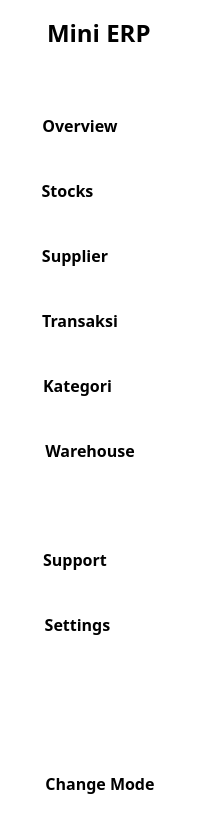
     <widget class="QWidget" name="icon_text_widget" native="true">
      <property name="styleSheet">
       <string notr="true">background-color: rgb(255, 255, 255);</string>
      </property>
      <layout class="QVBoxLayout" name="verticalLayout_5">
       <item>
        <layout class="QHBoxLayout" name="horizontalLayout">
         <property name="topMargin">
          <number>5</number>
         </property>
         <item>
          <widget class="QLabel" name="label">
           <property name="minimumSize">
            <size>
             <width>25</width>
             <height>25</height>
            </size>
           </property>
           <property name="maximumSize">
            <size>
             <width>30</width>
             <height>30</height>
            </size>
           </property>
           <property name="text">
            <string/>
           </property>
           <property name="pixmap">
            <pixmap resource="../assets/icons/resources.qrc">:/icons/stock-blue.svg</pixmap>
           </property>
           <property name="scaledContents">
            <bool>true</bool>
           </property>
          </widget>
         </item>
         <item>
          <widget class="QLabel" name="label_2">
           <property name="font">
            <font>
             <family>Poppins</family>
             <pointsize>18</pointsize>
             <weight>75</weight>
             <bold>true</bold>
            </font>
           </property>
           <property name="text">
            <string>Mini ERP</string>
           </property>
          </widget>
         </item>
         <item>
          <widget class="QPushButton" name="hamburgerBtn2">
           <property name="maximumSize">
            <size>
             <width>45</width>
             <height>45</height>
            </size>
           </property>
           <property name="styleSheet">
            <string notr="true">QPushButton{
	background-color: rgba(255, 255, 255, 0);
	border:none;
	border-radius: 5px;
}

QPushButton:hover{
	background-color: rgba(217, 217, 217, 0.5);
}</string>
           </property>
           <property name="text">
            <string/>
           </property>
           <property name="icon">
            <iconset resource="../assets/icons/resources.qrc">
             <normaloff>:/icons/hamburger.svg</normaloff>:/icons/hamburger.svg</iconset>
           </property>
           <property name="iconSize">
            <size>
             <width>25</width>
             <height>25</height>
            </size>
           </property>
           <property name="checkable">
            <bool>true</bool>
           </property>
           <property name="autoExclusive">
            <bool>false</bool>
           </property>
          </widget>
         </item>
        </layout>
       </item>
       <item>
        <spacer name="verticalSpacer">
         <property name="orientation">
          <enum>Qt::Vertical</enum>
         </property>
         <property name="sizeHint" stdset="0">
          <size>
           <width>20</width>
           <height>47</height>
          </size>
         </property>
        </spacer>
       </item>
       <item>
        <layout class="QVBoxLayout" name="verticalLayout">
         <property name="spacing">
          <number>20</number>
         </property>
         <item>
          <widget class="QPushButton" name="overviewBtn2">
           <property name="minimumSize">
            <size>
             <width>45</width>
             <height>45</height>
            </size>
           </property>
           <property name="font">
            <font>
             <family>poppins</family>
             <pointsize>12</pointsize>
             <weight>75</weight>
             <bold>true</bold>
             <strikeout>false</strikeout>
            </font>
           </property>
           <property name="layoutDirection">
            <enum>Qt::LeftToRight</enum>
           </property>
           <property name="styleSheet">
            <string notr="true">QPushButton {
	background-color: rgba(255, 255, 255, 0);
	font-family: poppins;
	font-weight: bold;
	border:none;
	padding-right: 40px;
}

QPushButton:hover{
	color:'#3D6CEE';
	background-color: rgba(217, 217, 217, 0.5);
}</string>
           </property>
           <property name="text">
            <string>Overview</string>
           </property>
           <property name="icon">
            <iconset resource="../assets/icons/resources.qrc">
             <normaloff>:/icons/dashboard.svg</normaloff>
             <normalon>:/icons/dashboard-blue.svg</normalon>:/icons/dashboard.svg</iconset>
           </property>
           <property name="iconSize">
            <size>
             <width>100</width>
             <height>25</height>
            </size>
           </property>
           <property name="checkable">
            <bool>true</bool>
           </property>
           <property name="autoExclusive">
            <bool>true</bool>
           </property>
          </widget>
         </item>
         <item>
          <widget class="QPushButton" name="stockBtn2">
           <property name="minimumSize">
            <size>
             <width>45</width>
             <height>45</height>
            </size>
           </property>
           <property name="font">
            <font>
             <family>poppins</family>
             <pointsize>12</pointsize>
             <weight>75</weight>
             <bold>true</bold>
             <strikeout>false</strikeout>
            </font>
           </property>
           <property name="styleSheet">
            <string notr="true">QPushButton {
	background-color: rgba(255, 255, 255, 0);
	font-family: poppins;
	font-weight: bold;
	border:none;
	padding-right:65px;
}

QPushButton:hover{
	color:'#3D6CEE';
	background-color: rgba(217, 217, 217, 0.5);
}</string>
           </property>
           <property name="text">
            <string>Stocks</string>
           </property>
           <property name="icon">
            <iconset resource="../assets/icons/resources.qrc">
             <normaloff>:/icons/stock.svg</normaloff>
             <normalon>:/icons/stock-blue.svg</normalon>:/icons/stock.svg</iconset>
           </property>
           <property name="iconSize">
            <size>
             <width>100</width>
             <height>25</height>
            </size>
           </property>
           <property name="checkable">
            <bool>true</bool>
           </property>
           <property name="autoExclusive">
            <bool>true</bool>
           </property>
          </widget>
         </item>
         <item>
          <widget class="QPushButton" name="supplierBtn2">
           <property name="minimumSize">
            <size>
             <width>45</width>
             <height>45</height>
            </size>
           </property>
           <property name="font">
            <font>
             <family>poppins</family>
             <pointsize>12</pointsize>
             <weight>75</weight>
             <bold>true</bold>
             <strikeout>false</strikeout>
            </font>
           </property>
           <property name="styleSheet">
            <string notr="true">QPushButton {
	background-color: rgba(255, 255, 255, 0);
	font-family: poppins;
	font-weight: bold;
	border:none;
	padding-right:50px;
}

QPushButton:hover{
	color:'#3D6CEE';
	background-color: rgba(217, 217, 217, 0.5);
}</string>
           </property>
           <property name="text">
            <string>Supplier</string>
           </property>
           <property name="icon">
            <iconset resource="../assets/icons/resources.qrc">
             <normaloff>:/icons/people.svg</normaloff>
             <normalon>:/icons/people-blue.svg</normalon>:/icons/people.svg</iconset>
           </property>
           <property name="iconSize">
            <size>
             <width>100</width>
             <height>25</height>
            </size>
           </property>
           <property name="checkable">
            <bool>true</bool>
           </property>
           <property name="autoExclusive">
            <bool>true</bool>
           </property>
          </widget>
         </item>
         <item>
          <widget class="QPushButton" name="transactionBtn2">
           <property name="minimumSize">
            <size>
             <width>45</width>
             <height>45</height>
            </size>
           </property>
           <property name="font">
            <font>
             <family>poppins</family>
             <pointsize>12</pointsize>
             <weight>75</weight>
             <bold>true</bold>
             <strikeout>false</strikeout>
            </font>
           </property>
           <property name="styleSheet">
            <string notr="true">QPushButton {
	background-color: rgba(255, 255, 255, 0);
	font-family: poppins;
	font-weight: bold;
	border:none;
	padding-right:40px;
}

QPushButton:hover{
	color:'#3D6CEE';
	background-color: rgba(217, 217, 217, 0.5);
}</string>
           </property>
           <property name="text">
            <string>Transaksi</string>
           </property>
           <property name="icon">
            <iconset resource="../assets/icons/resources.qrc">
             <normaloff>:/icons/transactions.svg</normaloff>
             <normalon>:/icons/transactions-blue.svg</normalon>:/icons/transactions.svg</iconset>
           </property>
           <property name="iconSize">
            <size>
             <width>100</width>
             <height>25</height>
            </size>
           </property>
           <property name="checkable">
            <bool>true</bool>
           </property>
           <property name="autoExclusive">
            <bool>true</bool>
           </property>
          </widget>
         </item>
         <item>
          <widget class="QPushButton" name="categoryBtn2">
           <property name="minimumSize">
            <size>
             <width>45</width>
             <height>45</height>
            </size>
           </property>
           <property name="font">
            <font>
             <family>poppins</family>
             <pointsize>12</pointsize>
             <weight>75</weight>
             <bold>true</bold>
             <strikeout>false</strikeout>
            </font>
           </property>
           <property name="styleSheet">
            <string notr="true">QPushButton {
	background-color: rgba(255, 255, 255, 0);
	font-family: poppins;
	font-weight: bold;
	border:none;
	padding-right:45px;
}

QPushButton:hover{
	color:'#3D6CEE';
	background-color: rgba(217, 217, 217, 0.5);
}</string>
           </property>
           <property name="text">
            <string>Kategori</string>
           </property>
           <property name="icon">
            <iconset resource="../assets/icons/resources.qrc">
             <normaloff>:/icons/category.svg</normaloff>
             <normalon>:/icons/category-blue.svg</normalon>:/icons/category.svg</iconset>
           </property>
           <property name="iconSize">
            <size>
             <width>100</width>
             <height>25</height>
            </size>
           </property>
           <property name="checkable">
            <bool>true</bool>
           </property>
           <property name="autoExclusive">
            <bool>true</bool>
           </property>
          </widget>
         </item>
         <item>
          <widget class="QPushButton" name="warehouseBtn2">
           <property name="minimumSize">
            <size>
             <width>45</width>
             <height>45</height>
            </size>
           </property>
           <property name="font">
            <font>
             <family>poppins</family>
             <pointsize>12</pointsize>
             <weight>75</weight>
             <bold>true</bold>
             <strikeout>false</strikeout>
            </font>
           </property>
           <property name="styleSheet">
            <string notr="true">QPushButton {
	background-color: rgba(255, 255, 255, 0);
	font-family: poppins;
	font-weight: bold;
	border:none;
	padding-right:20px;
}

QPushButton:hover{
	color:'#3D6CEE';
	background-color: rgba(217, 217, 217, 0.5);
}</string>
           </property>
           <property name="text">
            <string>Warehouse</string>
           </property>
           <property name="icon">
            <iconset resource="../assets/icons/resources.qrc">
             <normaloff>:/icons/warehouse.svg</normaloff>
             <normalon>:/icons/warehouse-blue.svg</normalon>:/icons/warehouse.svg</iconset>
           </property>
           <property name="iconSize">
            <size>
             <width>100</width>
             <height>25</height>
            </size>
           </property>
           <property name="checkable">
            <bool>true</bool>
           </property>
           <property name="autoExclusive">
            <bool>true</bool>
           </property>
          </widget>
         </item>
        </layout>
       </item>
       <item>
        <spacer name="verticalSpacer_4">
         <property name="orientation">
          <enum>Qt::Vertical</enum>
         </property>
         <property name="sizeHint" stdset="0">
          <size>
           <width>20</width>
           <height>58</height>
          </size>
         </property>
        </spacer>
       </item>
       <item>
        <layout class="QVBoxLayout" name="verticalLayout_4">
         <property name="spacing">
          <number>20</number>
         </property>
         <item>
          <widget class="QPushButton" name="supportBtn2">
           <property name="minimumSize">
            <size>
             <width>0</width>
             <height>45</height>
            </size>
           </property>
           <property name="font">
            <font>
             <family>poppins</family>
             <pointsize>12</pointsize>
             <weight>75</weight>
             <bold>true</bold>
             <strikeout>false</strikeout>
            </font>
           </property>
           <property name="styleSheet">
            <string notr="true">QPushButton {
	background-color: rgba(255, 255, 255, 0);
	font-family: poppins;
	font-weight: bold;
	border:none;
	padding-right:50px;
}

QPushButton:hover{
	color:'#3D6CEE';
	background-color: rgba(217, 217, 217, 0.5);
}</string>
           </property>
           <property name="text">
            <string>Support</string>
           </property>
           <property name="icon">
            <iconset resource="../assets/icons/resources.qrc">
             <normaloff>:/icons/support.svg</normaloff>
             <normalon>:/icons/support-blue.svg</normalon>:/icons/support.svg</iconset>
           </property>
           <property name="iconSize">
            <size>
             <width>100</width>
             <height>25</height>
            </size>
           </property>
           <property name="checkable">
            <bool>true</bool>
           </property>
           <property name="autoExclusive">
            <bool>false</bool>
           </property>
          </widget>
         </item>
         <item>
          <widget class="QPushButton" name="settingBtn2">
           <property name="minimumSize">
            <size>
             <width>0</width>
             <height>45</height>
            </size>
           </property>
           <property name="font">
            <font>
             <family>poppins</family>
             <pointsize>12</pointsize>
             <weight>75</weight>
             <bold>true</bold>
             <strikeout>false</strikeout>
            </font>
           </property>
           <property name="styleSheet">
            <string notr="true">QPushButton {
	background-color: rgba(255, 255, 255, 0);
	font-family: poppins;
	font-weight: bold;
	border:none;
	padding-right: 45px;
}

QPushButton:hover{
	color:'#3D6CEE';
	background-color: rgba(217, 217, 217, 0.5);
}</string>
           </property>
           <property name="text">
            <string>Settings</string>
           </property>
           <property name="icon">
            <iconset resource="../assets/icons/resources.qrc">
             <normaloff>:/icons/setting.svg</normaloff>
             <normalon>:/icons/setting-blue.svg</normalon>:/icons/setting.svg</iconset>
           </property>
           <property name="iconSize">
            <size>
             <width>100</width>
             <height>25</height>
            </size>
           </property>
           <property name="checkable">
            <bool>true</bool>
           </property>
           <property name="autoExclusive">
            <bool>false</bool>
           </property>
          </widget>
         </item>
        </layout>
       </item>
       <item>
        <spacer name="verticalSpacer_6">
         <property name="orientation">
          <enum>Qt::Vertical</enum>
         </property>
         <property name="sizeHint" stdset="0">
          <size>
           <width>20</width>
           <height>108</height>
          </size>
         </property>
        </spacer>
       </item>
       <item>
        <widget class="QPushButton" name="changeModeBtn2">
         <property name="minimumSize">
          <size>
           <width>0</width>
           <height>45</height>
          </size>
         </property>
         <property name="font">
          <font>
           <family>poppins</family>
           <pointsize>12</pointsize>
           <weight>75</weight>
           <bold>true</bold>
           <strikeout>false</strikeout>
          </font>
         </property>
         <property name="styleSheet">
          <string notr="true">QPushButton {
	background-color: rgba(255, 255, 255, 0);
	font-family: poppins;
	font-weight: bold;
	border:none;
}

QPushButton:hover{
	color:'#3D6CEE';
	background-color: rgba(217, 217, 217, 0.5);
}</string>
         </property>
         <property name="text">
          <string>Change Mode</string>
         </property>
         <property name="icon">
          <iconset resource="../assets/icons/resources.qrc">
           <normaloff>:/icons/moon.svg</normaloff>
           <normalon>:/icons/sun-blue.svg</normalon>:/icons/moon.svg</iconset>
         </property>
         <property name="iconSize">
          <size>
           <width>100</width>
           <height>25</height>
          </size>
         </property>
         <property name="checkable">
          <bool>true</bool>
         </property>
         <property name="autoExclusive">
          <bool>false</bool>
         </property>
        </widget>
       </item>
       <item>
        <spacer name="verticalSpacer_7">
         <property name="orientation">
          <enum>Qt::Vertical</enum>
         </property>
         <property name="sizeHint" stdset="0">
          <size>
           <width>20</width>
           <height>23</height>
          </size>
         </property>
        </spacer>
       </item>
      </layout>
     </widget>
